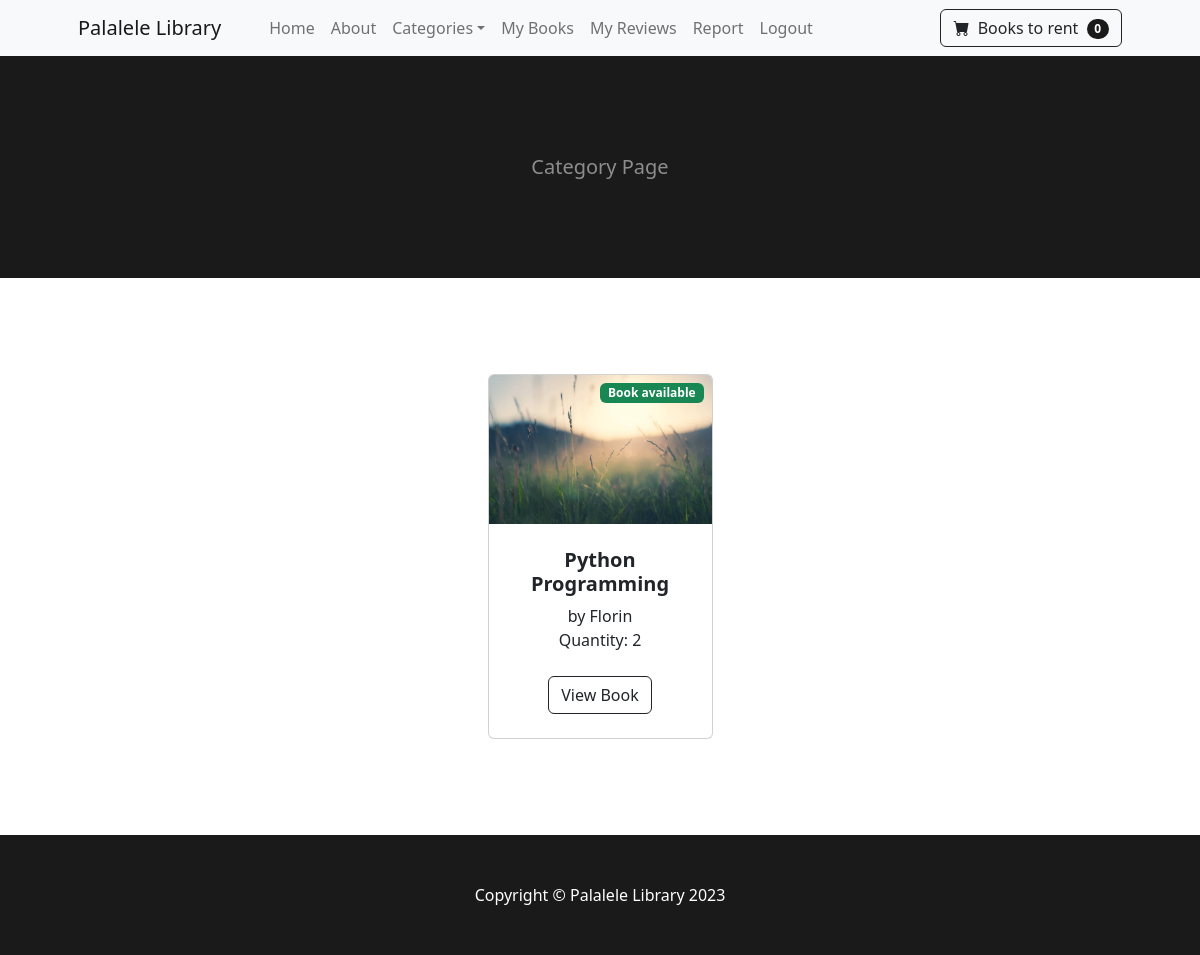
/category/test 1 (signed in), run on an earlier commit of the app's database.
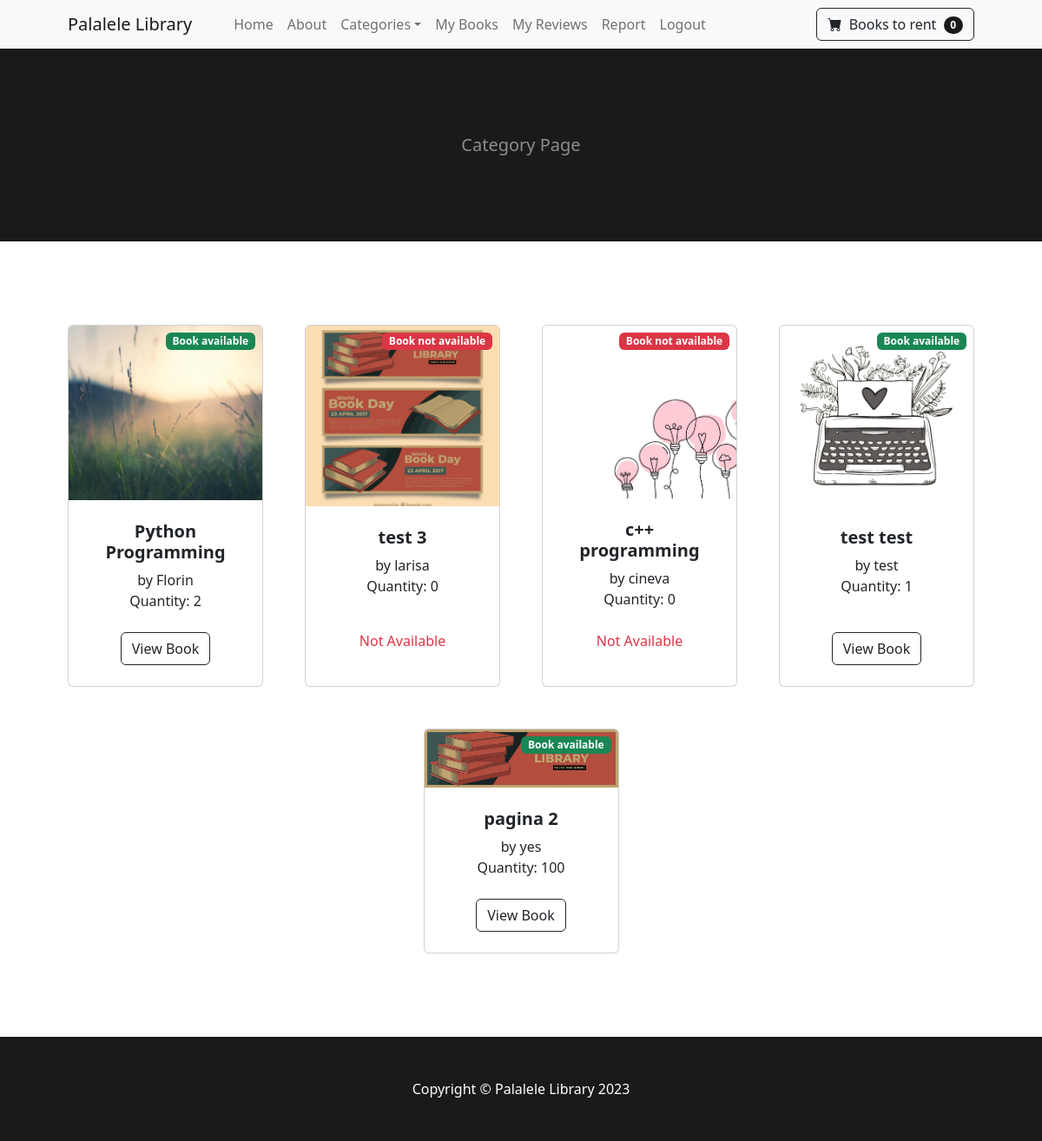
And on a later commit of the database.
### library/models.py (models this page shows, shortened)
class Book(models.Model):
    title = models.CharField(max_length=100)
    author = models.CharField(max_length=100)
    description = models.TextField(blank=True, null=True)
    category = models.ForeignKey(Category, on_delete=models.CASCADE, blank=True, null=True)
    image = models.ImageField(upload_to='uploads/book/')
    quantity = models.PositiveIntegerField(default=1)

### library/views.py (the view)
# urls.py: path('category/<str:foo>', CategoryView.as_view(), name='category'),
class CategoryView(TemplateView):
    template_name = 'category.html'
    @method_decorator(login_required)
    def dispatch(self, *args, **kwargs):
        return super().dispatch(*args, **kwargs)
    def get(self, request, *args, **kwargs):
        category_name = kwargs.get('foo').replace('-', ' ')
        try:
            category = Category.objects.get(name=category_name)
            books = Book.objects.filter(category=category)
            return render(request, self.template_name, {'books': books})
        except Category.DoesNotExist:
            messages.error(request, 'That category does not exist')
            return redirect('home')

### cart/cart.py (called while the page is built)
    def __len__(self):
        return len(self.cart)

### cart/context_processors.py (called while the page is built)
def cart(request):
    return { 'cart': Cart(request) }

### library/context_processors.py (called while the page is built)
def navbar_content(request):
    categories = Category.objects.all()
    return {'categories': categories}

### library/templates/category.html (shortened to what this page needs)
{% extends 'base.html' %}
{% block content %}
    <header class="bg-dark py-5">
        <div class="container px-4 px-lg-5 my-5">
            <div class="text-center text-white">
                <p class="lead fw-normal text-white-50 mb-0">Category Page</p>
            </div>
        </div>
    </header>
    <section class="py-5">
        <div class="container px-4 px-lg-5 mt-5">
            <div class="row gx-4 gx-lg-5 row-cols-2 row-cols-md-3 row-cols-xl-4 justify-content-center">
            {% for book in books %}
                <div class="col mb-5">
                    <div class="card h-100">
                        <div class="image-container-card">
                            <img class="card-img-top custom-image-card" src="{{ book.image.url }}" alt="..." />
                        </div>
                        <div class="card-body p-4">
                            <div class="text-center">
                                <h5 class="fw-bolder">{{ book.title }}</h5>
                                by {{ book.author }}
                                <div>Quantity: {{ book.quantity }}</div>
                            </div>
                        </div>
                        {% if book.quantity > 0 %}
                            <div class="badge bg-success text-white position-absolute" style="top: 0.5rem; right: 0.5rem">Book available</div>
                            <div class="card-footer p-4 pt-0 border-top-0 bg-transparent">
                                <div class="text-center">
                                    <a class="btn btn-outline-dark mt-auto" href="{% url 'book' book.id %}">View Book</a>
                                </div>
                            </div>
                        {% else %}
                            <div class="badge bg-danger text-white position-absolute" style="top: 0.5rem; right: 0.5rem">Book not available</div>
                            <div class="card-footer p-4 pt-0 border-top-0 bg-transparent">
                                <div class="text-center">
                                    <p class="text-danger">Not Available</p>
                                </div>
                            </div>
                        {% endif %}
                    </div>
                </div>
            {% endfor %}
            </div>
        </div>
    </section>
{% endblock %}

### library/templates/base.html (shortened to what this page needs)
{% load static %}
{% load fontawesome_5 %}
<!DOCTYPE html>
<html lang="en">
  <head>
    {% fontawesome_5_static %}
    <link
      href="https://cdn.jsdelivr.net/npm/bootstrap-icons@1.5.0/font/bootstrap-icons.css"
      rel="stylesheet"
    />
    <link
      href="https://cdn.jsdelivr.net/npm/bootstrap@5.3.2/dist/css/bootstrap.min.css"
      rel="stylesheet"
    />
    <link href="{% static 'css/styles.css' %}" rel="stylesheet" />
    <link
      rel="stylesheet"
      type="text/css"
      href="https://cdn.datatables.net/1.11.5/css/jquery.dataTables.css"
    />
  </head>
  <body>
    {% include 'navbar.html' %}
    <main>
       {% block content %} {% endblock %}
    </main>
    <footer class="py-5 bg-dark footer-base">
      <div class="container">
        <p class="m-0 text-center text-white">
          Copyright &copy; Palalele Library 2023
        </p>
      </div>
    </footer>
  </body>
</html>

### library/templates/navbar.html (shortened to what this page needs)
        <nav class="navbar navbar-expand-lg navbar-light bg-light">
            <div class="container px-4 px-lg-5">
                <a class="navbar-brand" href="{% url 'home' %}">Palalele Library</a>
                <div class="collapse navbar-collapse" id="navbarSupportedContent">
                    <ul class="navbar-nav me-auto mb-2 mb-lg-0 ms-lg-4">
                    {% if user.is_authenticated %}
                        <li class="nav-item"><a class="nav-link" aria-current="page" href="{% url 'home' %}">Home</a></li>
                        <li class="nav-item"><a class="nav-link" href="{% url 'about' %}">About</a></li>
                    {% endif %}
                    {% if user.is_authenticated %}
                        <li class="nav-item dropdown">
                            <a class="nav-link dropdown-toggle" id="navbarDropdown" href="#" role="button" data-bs-toggle="dropdown" aria-expanded="false">Categories</a>
                        </li>
                        <li class="nav-item"><a class="nav-link" href="{% url 'my_books' %}">My Books</a></li>
                        <li class="nav-item"><a class="nav-link" href="{% url 'reviews:review_list' %}">My Reviews</a></li>
                        {% if user.is_staff %}
                            <li class="nav-item"><a class="nav-link" href="{% url 'report' %}">Report</a></li>
                        {% endif %}
                    {% endif %}
                    {% if user.is_authenticated %}
                        <li class="nav-item"><a class="nav-link" href="{% url 'logout' %}">Logout</a></li>
                    {% else %}
                        <li class="nav-item"><a class="nav-link" href="{% url 'login' %}">Login</a></li>
                        <li class="nav-item"><a class="nav-link" href="{% url 'register' %}">Register</a></li>
                    {% endif %}
                    </ul>
                    {% if user.is_authenticated %}
                    <form class="d-flex">
                        <a href="{% url 'cart:cart_summary' %}" class="btn btn-outline-dark"><i class="bi-cart-fill me-1"></i>
                            Books to rent
                            <span class="badge bg-dark text-white ms-1 rounded-pill" id="cart_quantity">{{ cart|length }}</span>
                        </a>
                    </form>
                    {% endif %}
                </div>
            </div>
        </nav>

What changed in the data, as far as the page shows it:
added Book: image (picture), title "test 3", author "larisa", quantity "0", shows "Book not available"
added Book: image (picture), title "c++ programming", author "cineva", quantity "0", shows "Book not available"
added Book: image (picture), title "test test", author "test", quantity "1", shows "Book available"
added Book: image (picture), title "pagina 2", author "yes", quantity "100", shows "Book available"
